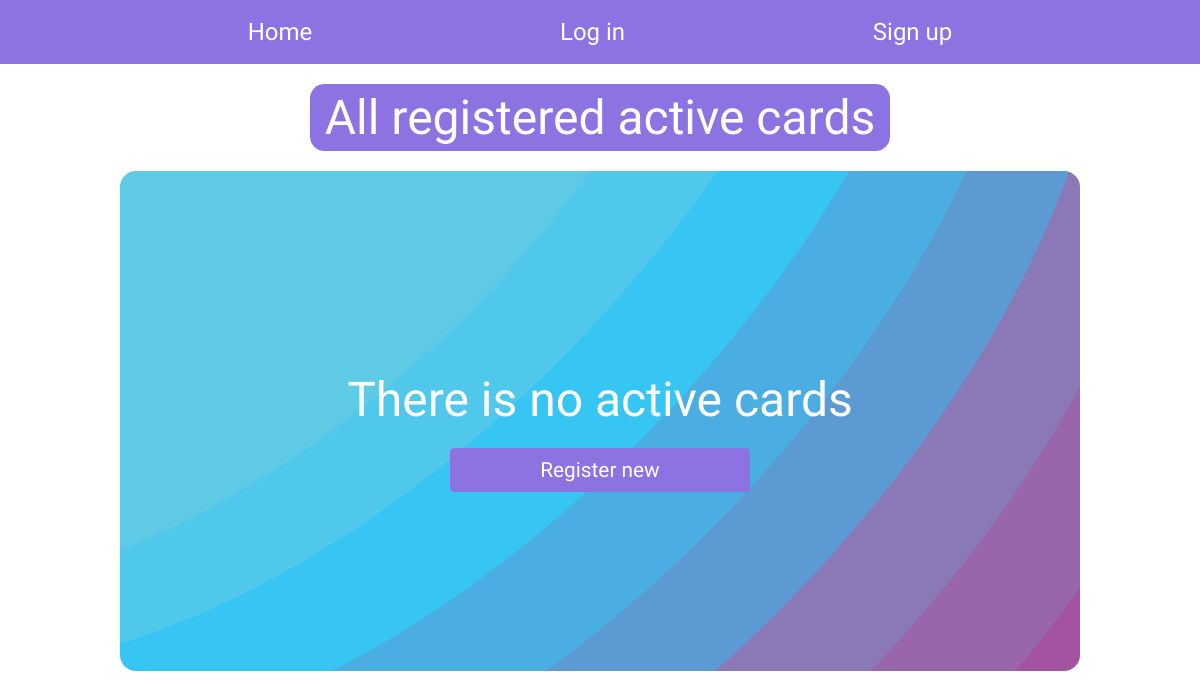
The app's page /, older data.
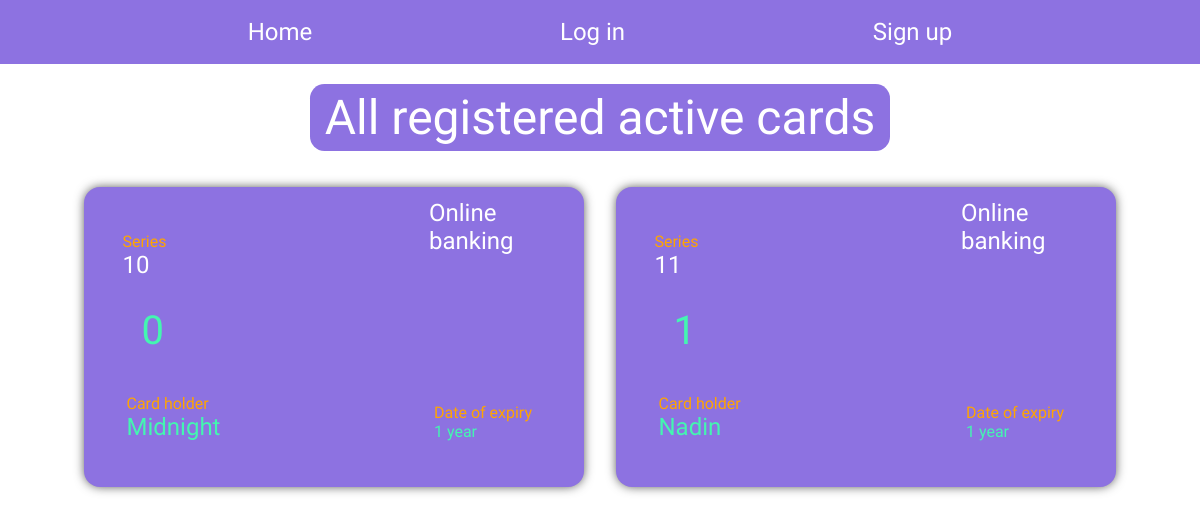
The same page, newer data.
### card/models.py (models this page shows, shortened)
class Card(models.Model):
    class ExpirationCardDate(models.TextChoices):
        year = "1 year", "1 year"
        halfyear = "6 months", "6 months"
        default = "30 days", "30 days"
    class StatusCard(models.TextChoices):
        non_active = 'Non active',
        active = 'Active',
        expired = 'Expired'
    series = models.IntegerField(unique=True,
                                 default=10,
                                 editable=False)
    number = models.BigIntegerField(unique=True,
                                    default=10000000000000,
                                    editable=False)
    release_date = models.DateTimeField(default=datetime.datetime.now(),
                                        editable=False)
    expiration_date = models.CharField(max_length=255,
                                       default=default_expiration_date,
                                       choices=ExpirationCardDate.choices)
    usage_date = models.DateTimeField(default=datetime.datetime.now(),
                                      editable=False)
    status = models.CharField(max_length=10,
                              default=StatusCard.choices[1][1],
                              choices=StatusCard.choices)
    holder = models.ForeignKey(User,
                               on_delete=models.CASCADE)
    def get_absolute_url(self):
        return reverse('profile', kwargs={'pk': self.pk})

### card/views.py (the view)
# urls.py: path('', IndexView.as_view(), name='index'),
class IndexView(ListView):
    model = Card
    template_name = 'index.html'
    def get_context_data(self, *args, **kwargs):
        context = super().get_context_data(**kwargs)
        context['cards'] = Card.objects.filter(status='Active')
        return context

### templates/index.html
{% extends 'base.html' %}
{% load static %}
{% block content %}
    <body class="container">
        <p class="page__title">All registered active cards</p>
        {% if cards %}
        <div class="page">
            {% for card in cards %}
                <div class="card shadow">
                    <p class="card__brand">Online banking</p>
                    <div class="card__series">
                        <p class="series__title">Series</p>
                        <p class="series__number">{{ card.series }}</p>
                    </div>
                    <a href="{{ card.get_absolute_url }}" class="card__number">{{ card.number }}</a>
                    <div class="card__expiration-date">
                        <p class="date__title">Date of expiry</p>
                        <p class="date__value">{{ card.expiration_date }}</p>
                    </div>
                    <div class="card__holder">
                        <p class="holder__title">Card holder</p>
                        <a href="{{ card.get_absolute_url }}" class="holder__name">{{ card.holder }}</a>
                    </div>
                </div>
            {% endfor %}
        </div>
        {% else %}
        <div class="no-cards">
            <p class="title__empty">There is no active cards</p>
            <a href="{% url 'generator' %}" class="btn">Register new</a>
        </div>
        {% endif %}
    </body>
{% endblock %}

Row changes from the older to the newer data that the page shows:
added Card: series "10", number "0", expiration_date "1 year", holder "Midnight"
added Card: series "11", number "1", expiration_date "1 year", holder "Nadin"
Text that changed along with them:
text no longer shown: "There is no active cards Register new"
